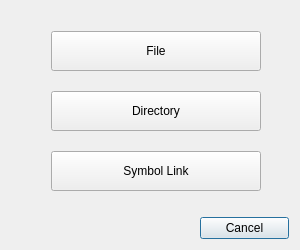
<?xml version="1.0" encoding="UTF-8"?>
<ui version="4.0">
 <class>CreateChoice</class>
 <widget class="QDialog" name="CreateChoice">
  <property name="geometry">
   <rect>
    <x>0</x>
    <y>0</y>
    <width>300</width>
    <height>250</height>
   </rect>
  </property>
  <property name="windowTitle">
   <string>Dialog</string>
  </property>
  <property name="windowIcon">
   <iconset resource="../resources/resources.qrc">
    <normaloff>:/2044254-200.png</normaloff>:/2044254-200.png</iconset>
  </property>
  <layout class="QVBoxLayout" name="verticalLayout">
   <item>
    <layout class="QGridLayout" name="gridLayout">
     <item row="1" column="1">
      <widget class="QLabel" name="label">
       <property name="text">
        <string/>
       </property>
      </widget>
     </item>
     <item row="1" column="0">
      <widget class="QLabel" name="label_2">
       <property name="text">
        <string/>
       </property>
      </widget>
     </item>
     <item row="1" column="2">
      <widget class="QPushButton" name="btnCancel">
       <property name="text">
        <string>Cancel</string>
       </property>
      </widget>
     </item>
     <item row="0" column="0" colspan="3">
      <widget class="QWidget" name="widget" native="true">
       <widget class="QPushButton" name="btnFile">
        <property name="geometry">
         <rect>
          <x>40</x>
          <y>20</y>
          <width>210</width>
          <height>40</height>
         </rect>
        </property>
        <property name="text">
         <string>File</string>
        </property>
       </widget>
       <widget class="QPushButton" name="btnDir">
        <property name="geometry">
         <rect>
          <x>40</x>
          <y>80</y>
          <width>210</width>
          <height>40</height>
         </rect>
        </property>
        <property name="text">
         <string>Directory</string>
        </property>
       </widget>
       <widget class="QPushButton" name="btnLink">
        <property name="geometry">
         <rect>
          <x>40</x>
          <y>140</y>
          <width>210</width>
          <height>40</height>
         </rect>
        </property>
        <property name="text">
         <string>Symbol Link</string>
        </property>
       </widget>
      </widget>
     </item>
    </layout>
   </item>
  </layout>
 </widget>
 <resources>
  <include location="../resources/resources.qrc"/>
  <include location="../resources/resources.qrc"/>
 </resources>
 <connections/>
</ui>
